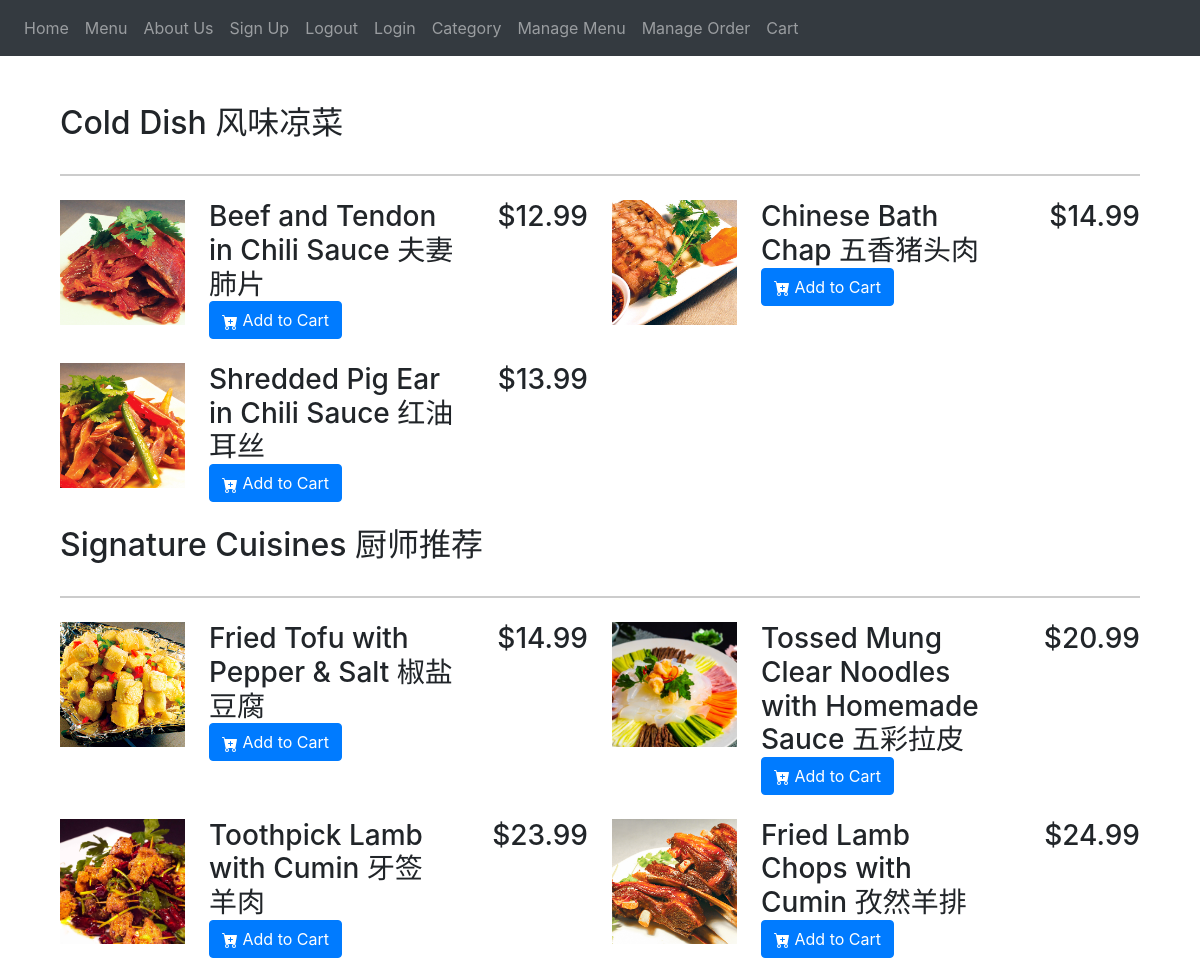
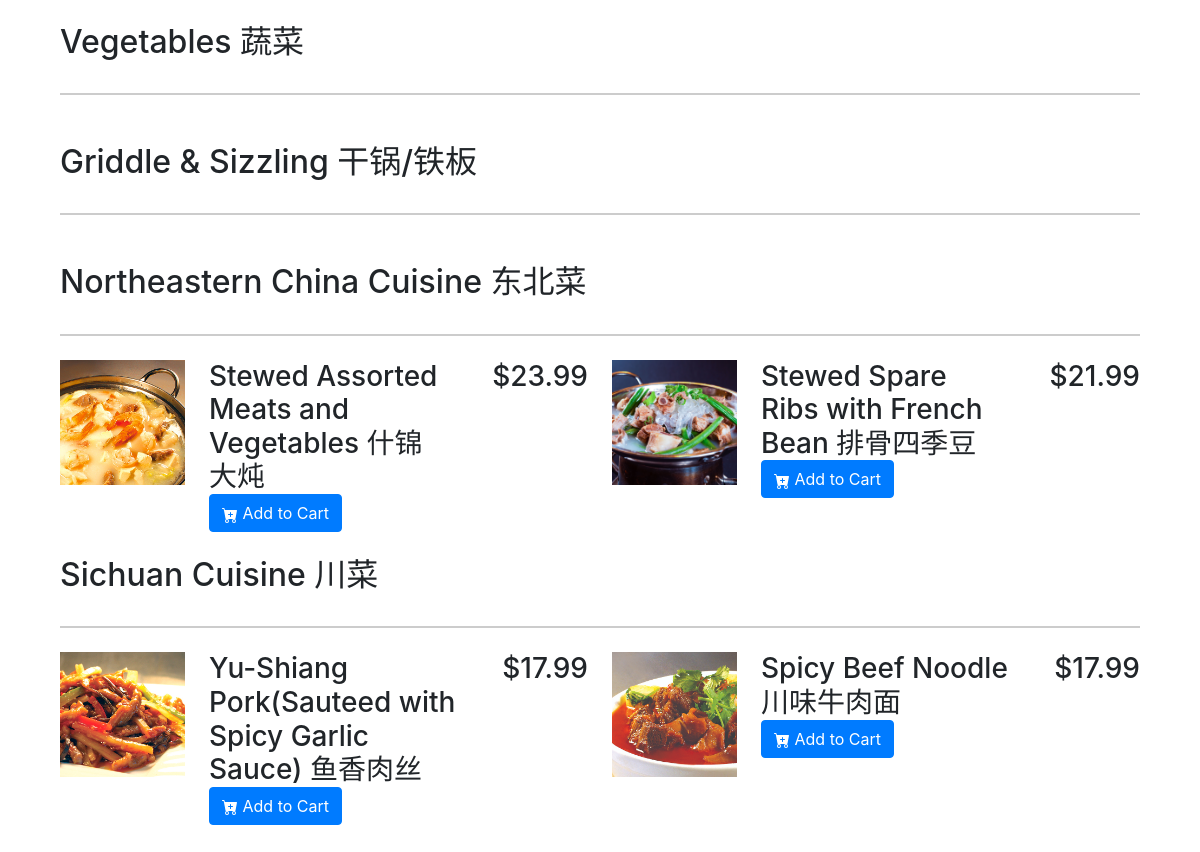
The page /menu on the database its author committed (2 pictures, top to bottom).
### website/models.py (models this page shows)
class MenuCategory(db.Model):
    __tablename__='menucategory'
    id = db.Column(db.Integer,primary_key = True)
    category = db.Column(db.String(150),unique=True)
    category_cn = db.Column(db.String(150),unique=True)

class Menu(db.Model):
    __tablename__ = "menu"
    id = db.Column(db.Integer,primary_key = True)
    item_name = db.Column(db.String(150),unique=True)
    item_name_cn = db.Column(db.String(150),unique=True)
    price = db.Column(db.Float)
    description = db.Column(db.String(150))
    image = db.Column(db.String(150))
    categoryID = db.Column(db.Integer, db.ForeignKey("menucategory.id"))

### website/views.py (the view)
@views.route('/menu')
def menu():
    menucategory = MenuCategory.query.all()
    menuitems = Menu.query.all()
    return render_template('menu.html', menucategory=menucategory,menuitems=menuitems, image_loc = current_app.config['UPLOAD_FOLDER'])

### website/templates/menu.html (shortened to what this page needs)
{% extends "layout.html" %}
{% block body %}
<div class="container">
    <div class="menu">
        {% for i in menucategory %}
            <h2 class="menu-group-heading">
                {{i.category}} {{i.category_cn}}
            </h2>
                <div class="menu-group">
                    {% for j in menuitems %}
                    {% if i.id == j.categoryID %}
                    <div class="menu-item">
                        <img class="menu-item-image" src={{url_for('static', filename="menu-upload/" + j.image)}} alt=j.item_name/>
                        <div class="menu-item-text">
                            <h3 class="menu-item-heading">
                            <span class="menu-item-name" >{{j.item_name}} {{j.item_name_cn}}</span>
                            <span class="menu-item-price">${{j.price}}</span>
                            </h3>
                            <a href="{{ url_for('views.item',id=j.id) }}" >
                                <button type="button" class="btn btn-primary">
                                    Add to Cart
                                </button>
                            </a>
                        </div>
                    </div>
                    {% endif %}
                    {% endfor %}
                </div>
        {% endfor %}
    </div>
</div>
{% endblock %}

### website/static/style.css (style rules this page uses)
.container { max-width: 1200px; margin: 0 auto; padding: 1.5em; }
.menu { font-family: "Inter", sans-serif; font-size: 14px; }
.menu-group-heading { margin: 0; padding-bottom: 1em; border-bottom: 2px solid #ccc; }
.menu-group { display: grid; grid-template-columns: 1fr; gap: 1.5em; padding: 1.5em 0; }
.menu-item { display: flex; }
.menu-item-image { width: 80px; height: 80px; flex-shrink: 0; object-fit: cover; margin-right: 1.5em; }
.menu-item-text { flex-grow: 1; }
.menu-item-heading { display: flex; justify-content: space-between; margin: 0; }
.menu-item-name { margin-right: 1.5em; }
@media screen and (min-width: 992px) { .menu { font-size: 16px; } }
@media screen and (min-width: 992px) { .menu-group { grid-template-columns: repeat(2, 1fr); } }
@media screen and (min-width: 992px) { .menu-item-image { width: 125px; height: 125px; } }

### rows shown on the page
MenuCategory: category "Cold Dish", category_cn "风味凉菜"
Menu: image (picture), item_name "Beef and Tendon in Chili Sauce", item_name_cn "夫妻肺片", price "12.99"
Menu: image (picture), item_name "Chinese Bath Chap", item_name_cn "五香猪头肉", price "14.99"
Menu: image (picture), item_name "Shredded Pig Ear in Chili Sauce", item_name_cn "红油耳丝", price "13.99"
MenuCategory: category "Signature Cuisines", category_cn "厨师推荐"
Menu: image (picture), item_name "Fried Tofu with Pepper & Salt", item_name_cn "椒盐豆腐", price "14.99"
Menu: image (picture), item_name "Tossed Mung Clear Noodles with Homemade Sauce", item_name_cn "五彩拉皮", price "20.99"
Menu: image (picture), item_name "Toothpick Lamb with Cumin", item_name_cn "牙签羊肉", price "23.99"
Menu: image (picture), item_name "Fried Lamb Chops with Cumin", item_name_cn "孜然羊排", price "24.99"
MenuCategory: category "Vegetables", category_cn "蔬菜"
MenuCategory: category "Griddle & Sizzling", category_cn "干锅/铁板"
MenuCategory: category "Northeastern China Cuisine", category_cn "东北菜"
Menu: image (picture), item_name "Stewed Assorted Meats and Vegetables", item_name_cn "什锦大炖", price "23.99"
Menu: image (picture), item_name "Stewed Spare Ribs with French Bean", item_name_cn "排骨四季豆", price "21.99"
MenuCategory: category "Sichuan Cuisine", category_cn "川菜"
Menu: image (picture), item_name "Yu-Shiang Pork(Sauteed with Spicy Garlic Sauce)", item_name_cn "鱼香肉丝", price "17.99"
Menu: image (picture), item_name "Spicy Beef Noodle", item_name_cn "川味牛肉面", price "17.99"
